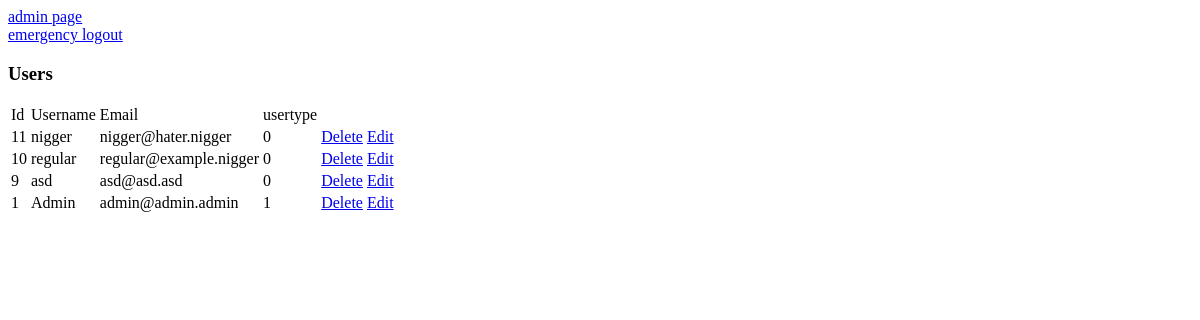
The page /users.php (signed in) on the database as committed earlier.
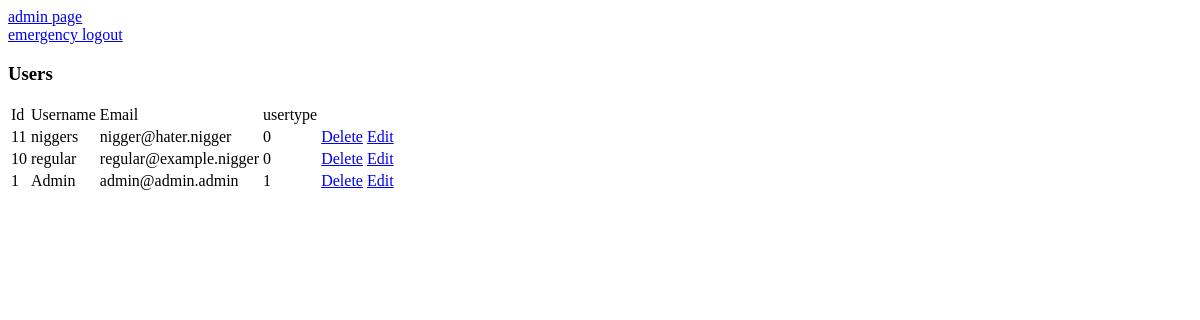
The same page on the database as committed later.
### tables this page shows
CREATE TABLE `users` (
  `id` int(11) NOT NULL,
  `username` varchar(48) NOT NULL,
  `email` varchar(48) NOT NULL,
  `password` varchar(48) NOT NULL,
  `usertype` int(2) NOT NULL
);

### users.php (the view, shortened to what this page needs)
<?php include("config/config.php"); ?>
<!DOCTYPE html>
<html>
  <head>
  </head>
  <body>
    <?php
    if($_SESSION['aaa'] === 'admin') {
    ?>
    <a href="admin.php"> admin page</a> <br>
    <a href="logout.php"> emergency logout</a> <br>
    <h3>Users</h3>
    <table id="admintable">
      <tr>
        <td>Id</td>
        <td>Username</td>
        <td>Email</td>
        <td>usertype</td>
      </tr>
      <?php
        $user='SELECT * FROM users ORDER BY id DESC';
        $query = mysqli_query($connection,$user);
        while ($row = mysqli_fetch_array($query)) {
          echo '<tr>';
          echo '<td>'.$row['id'].'</td>';
          echo '<td>'.$row['username'].'</td>';
          echo '<td>'.$row['email'].'</td>';
          echo '<td>'.$row['usertype'].'</td>';
          echo '<td><a href="'.$_SERVER['PHP_SELF'].'?id='.$row['id'].'">Delete</a></td>';
          echo '<td><a href="edituser.php?id='.$row['id'].'">Edit</a></td>';
          echo '</tr>';
        }
      ?>
    </table>
    <?php
    } else {
      header('Location: index.php');
    }
    ?>
  </body>
</html>

Rows that differ between the two databases and show on the page:
removed users: id "9", username "asd", email "asd@asd.asd", usertype "0"
changed users "nigger@hater.nigger": username "nigger" → "niggers"
